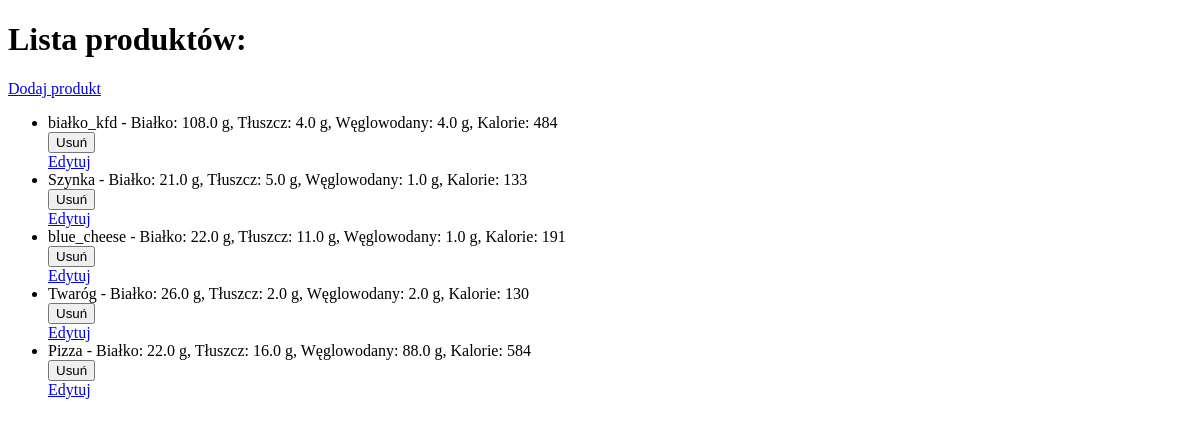
/products/, run on an earlier commit of the app's database.
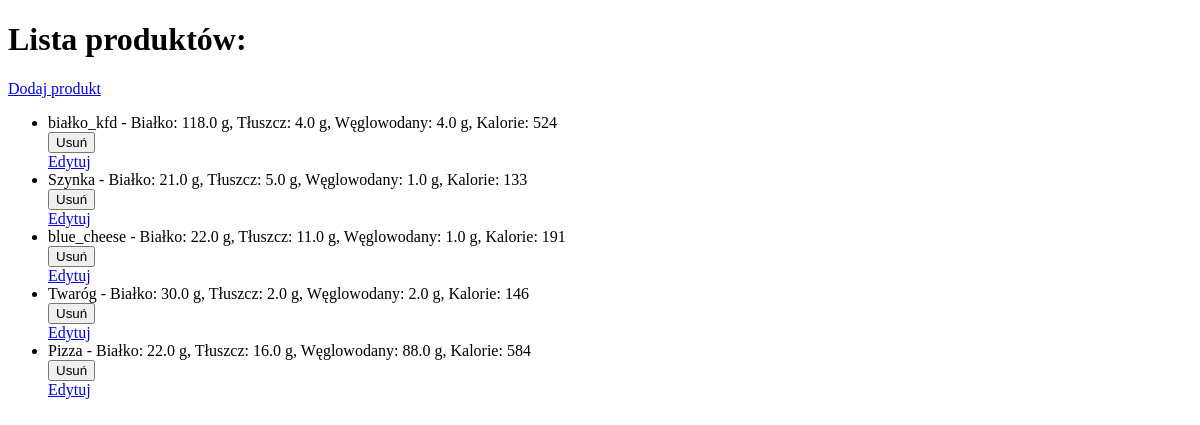
And on a later commit of the database.
### models/models.py (models this page shows, shortened)
class Product(models.Model):
    name=models.CharField(max_length=255)
    protein=models.FloatField()
    fat=models.FloatField()
    carbo=models.FloatField()
    grams=models.FloatField(default=100)
    def calories(self):
        calories = (self.protein*4) + (self.carbo*4)+(self.fat*9)
        return int(calories)

### models/views.py (the view)
# urls.py: path('products/',views.product_list,name='product_list'),
def product_list(request):
    products = Product.objects.all()
    return render(request,'product_list.html',{'products':products})

### templates/product_list.html (shortened to what this page needs)
<!DOCTYPE html>
<html>
<head>
</head>
<body>
	<h1>Lista produktów:</h1>
	<a href="{% url 'add_product' %}">Dodaj produkt</a>
	<ul>
		{% for product in products %}
		<li>{{ product.name }} - Białko: {{ product.protein }} g, Tłuszcz: {{ product.fat }} g, Węglowodany: {{ product.carbo }} g, Kalorie: {{ product.calories }}
			<form action="{% url 'remove_product' product.id %}" method="post">
				<button type="submit">Usuń</button>
			</form>
			<a href="{% url 'update_product' product.id %}">Edytuj</a>
		</li>
		{% endfor %}
	</ul>
</body>
</html>

What changed in the data, as far as the page shows it:
changed Product "białko_kfd": protein "108.0" → "118.0"; calories "484" → "524"
changed Product "Twaróg": protein "26.0" → "30.0"; calories "130" → "146"
